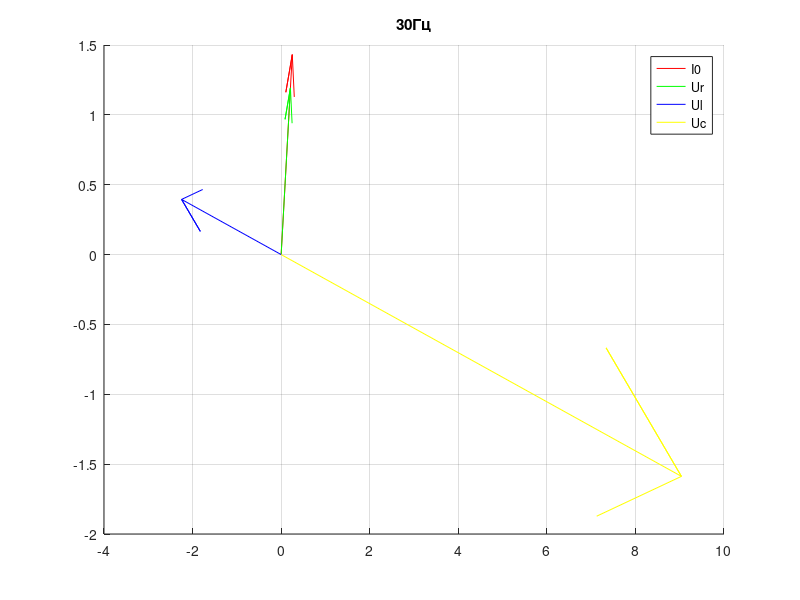
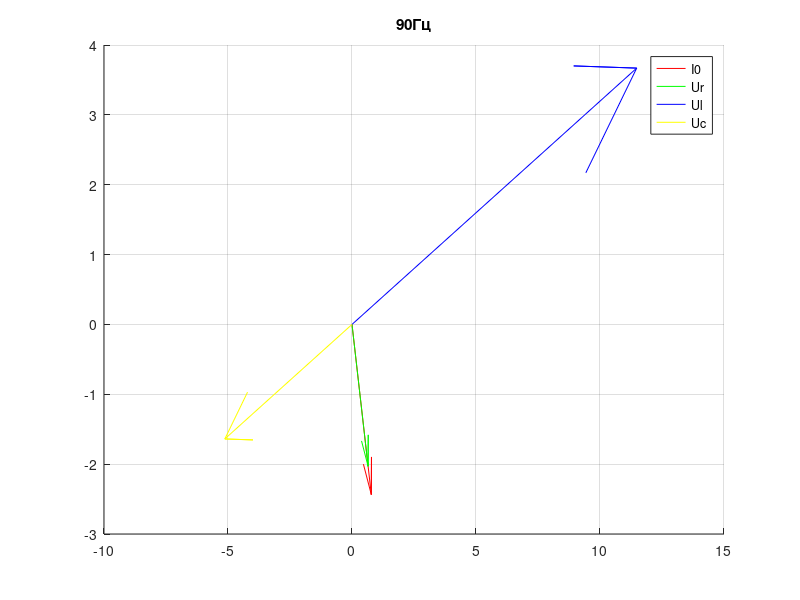

Reproduce these figures in MATLAB, in order.
E = 7;
R = 5;
L = 50e-3;
C = 140e-6;


for f = [30, 90]
    Xl = complex(0, 2 * pi * f * L);
    Xc = complex(0, -1/(2 * pi * f * C));
    Z = R + Xl + Xc;
    
    I0 = E / Z;
    Ur = I0 * R;
    Ul = I0 * Xl;
    Uc = I0 * Xc;
    
    figure
    hold on, grid on
    compass(I0 * 6, 'r')
    compass(Ur, 'g')
    compass(Ul, 'b')
    compass(Uc, 'y')
    title(strcat(num2str(f), 'Гц'))
    legend('I0', 'Ur', 'Ul', 'Uc')
end